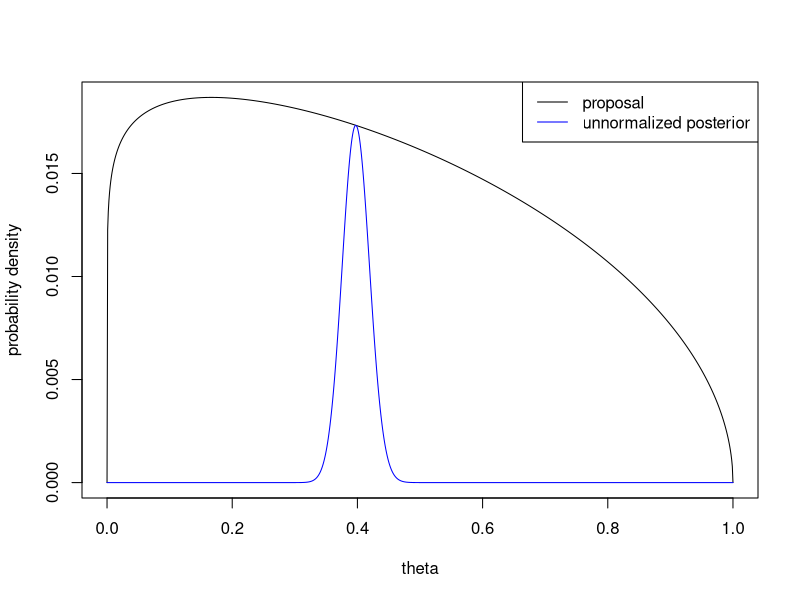
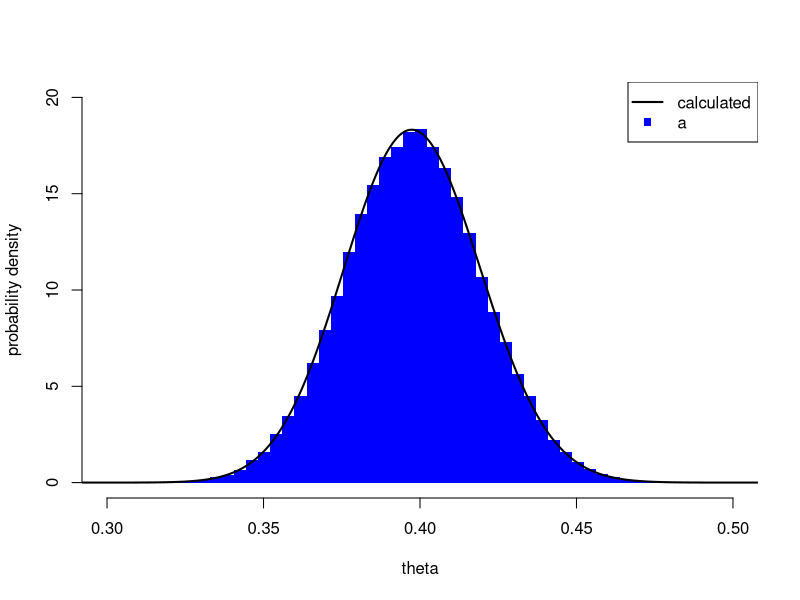
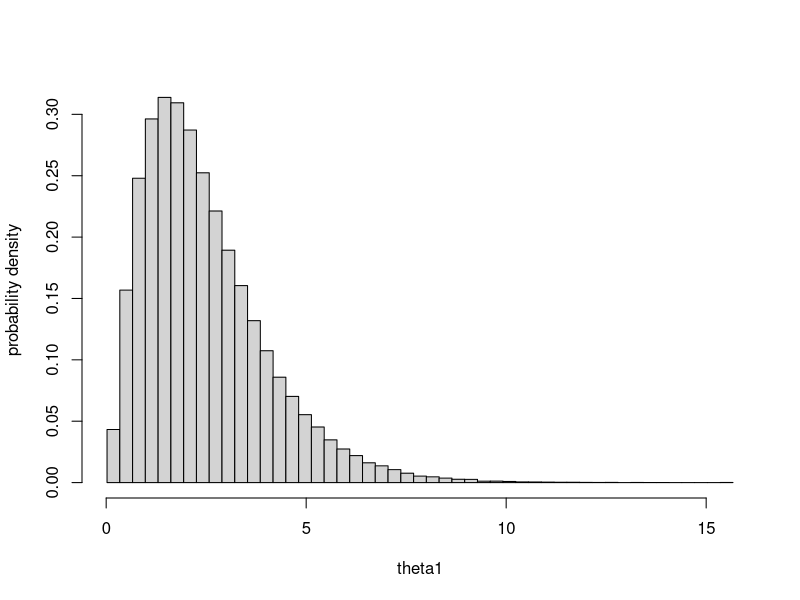
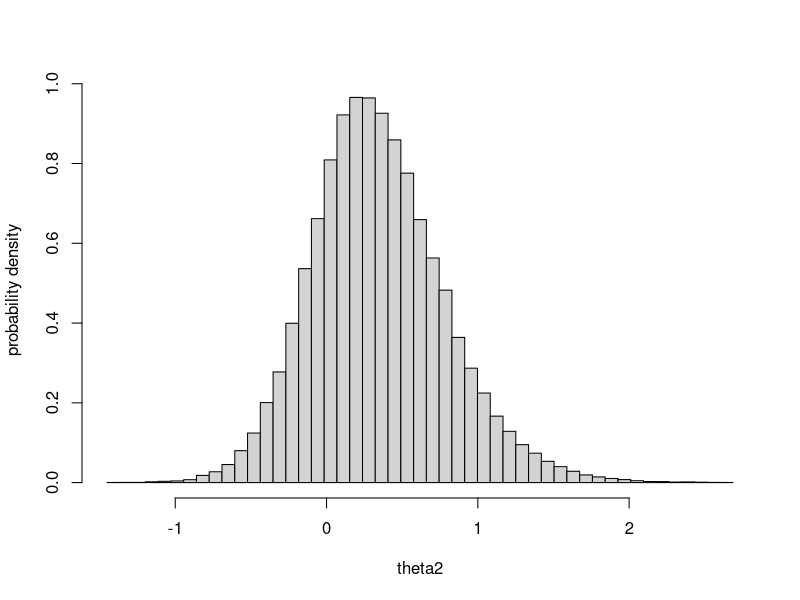

Reproduce these figures in R, in order. (Note: this script raises an error after producing the figures.)
## ---- chunk 1
to_maximize <- function(x){x^200*(1-x)^303}
thmax = optimize(to_maximize,interval=c(0,1),maximum=TRUE)$maximum
M = exp(lgamma(503)-lgamma(200)-lgamma(304))*to_maximize(thmax)
print(M)

Mg <- function(x){M*dbeta(x,shape1=1.1,shape2=1.5)}
q <- function(x){to_maximize(x)*exp(lgamma(503)-lgamma(200)-lgamma(304))*dbeta(x,shape1=1.1,shape2=1.5)}

theta = seq(0, 1, length.out=1000)
plot(theta,Mg(theta),ylab="probability density",type='l',col='black')
lines(theta,q(theta),col='blue')
legend("topright",legend=c("proposal","unnormalized posterior"),col=c("black","blue"),lty=1)
## ---- chunk 2
nsamp = 100000 #Start by generating the number of samples we need
list = rbeta(nsamp-length(list),shape1=1.1,shape2=1.5)
for(i in 1:length(list)){ #Now run initial rejection portion of algorithm
  reject = runif(1,0,Mg(list[i]))
  if(reject>q(list[i])){ #Generate a random value uniform between 0 and the unnormalized posterior.
    temp = TRUE
    while(temp){
      x = rbeta(1,shape1=1.1,shape2=1.5) #Prepare to replace entry
      if(runif(1,0,Mg(x))<=q(x)){        #And see if we need to reject again
        temp = FALSE
        list[i] = x
      }
    }
  }
}

theta = seq(0,1,length.out=10000)
hist(as.numeric(list),ylab='probability density',xlab='theta',freq=FALSE,
     main='',lty='blank',col='blue',
     breaks=seq(min(list),max(list),length.out=50),ylim=c(0,20),xlim=c(0.3,0.5))
yconst <- integrate(q,lower=0,upper=1)$value
lines(theta,q(theta)/yconst,lwd=2)

legend("topright",legend=c("calculated","a"),lwd=c(2,NA),pch=c(NA,15),
       col=c('black','blue'))
## ---- chunk 3
B = 100000 #n cycles
theta1 = 15; theta2 = 1; #use theta2 = 1 and theta1 = mean(Gamma(3,5))
theta1post = numeric(B); theta2post = numeric(B)
#run a Gibbs sampler for B cycles
for (i in 1:B){
  theta1 = rgamma(1,3,theta2^2+1); theta1post[i] = theta1
  theta2 = rnorm(1,1/(theta1+1),sqrt(1/(2*(theta1+1)))); theta2post[i] = theta2
}

hist(theta1post,ylab='probability density',xlab='theta1',freq=FALSE,main='',
     breaks=seq(min(theta1post),max(theta1post),                                                                  length.out=50))
## ---- chunk 4
hist(theta2post,ylab='probability density',xlab='theta2',freq=FALSE,main='',
     breaks=seq(min(theta2post),max(theta2post),length.out=50))
## ---- chunk 5
B = 100000 #n cycles
dat = read.delim("coal.txt",header=TRUE,sep=" "); y = dat["disasters"]

lambda = 1; phi = 1; k = 1;
probs = function(k,lam,phi){
  list = numeric(nrow(y))
  for(i in 1:nrow(y)){
    list[i] = exp(k*(phi-lam))*(lam/phi)^(sum(head(y,k)))
  }
  #list = list/sum(list) #normalize #do this later actually
  return(list)
}

kgen = runif(B,0,1) #pre-generate our k generators
lambdapost = numeric(B); phipost = numeric(B); kpost = numeric(B)
for (i in 1:B){ #run a Gibbs sampler for B cycles
  lambda = rgamma(1,4+sum(head(y,k)),1/(k+1)); lambdapost[i] = lambda
  phi = rgamma(1,1+sum(head(y,k)),1/(112-k+1/2)); phipost[i] = phi
  #generate the greatest k point with probability <= the generated prob
  kprob = 0; knew = 0 #start k=0 because we'll get an erroneous +1
  problist = probs(k,lambda,phi); probstotal = sum(problist)
  while(kprob<kgen[i]){ 
    kprob = (kprob*probstotal + problist[i])/probstotal
    knew = knew+1
  }
  k = knew; kpost[i] = k
}

hist(lambdapost,ylab='probability density',xlab='lambda',freq=FALSE,main='',
     breaks=seq(min(lambdapost),max(lambdapost),                                                                  length.out=50))
hist(phipost,ylab='probability density',xlab='phi',freq=FALSE,main='',
     breaks=seq(min(phipost),max(phipost),                                                                  length.out=50))
hist(kpost,ylab='probability density',xlab='k',freq=FALSE,main='',
     breaks=seq(min(kpost),max(kpost),                                                                  length.out=50))
